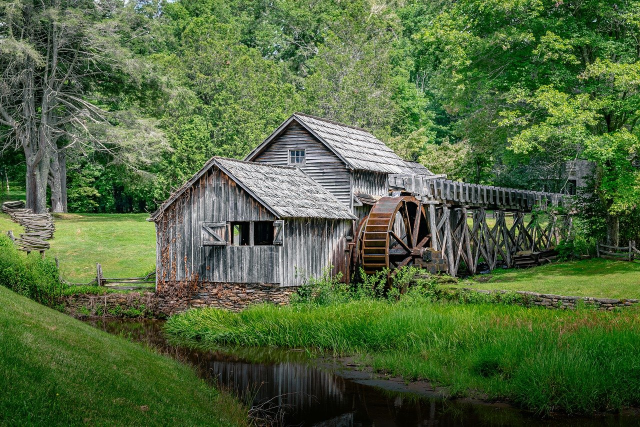
#> input picture test.jpg, 1280 x 853 px (shown at 1/2 size)
$ python change_image.py
#> lines starting #> are read from the running program, lines starting #| are printed output that depends on the picture
### numpy_implementation.py
#!/usr/bin/python3
import cv2
import os
import numpy as np

def grayscale_image(input_file, output_file=None):
	"""
	Changes an image to grayscale by the use of the numpy implementation

	Args:
		input_file (String): name of the file to be changed.
		output_file (String, optional): name of the file to be saved as after applying the filter.

	Returns:
		3d numpy array of the image.
		In addition it saves the newly created image as output_file if it is given.
		If input_file is not found, it warns the the user about it and quits.

	"""
	if(os.path.isfile(input_file)):
		image = cv2.imread(input_file)
		b = image[:, :, 0]
		g = image[:, :, 1]
		r = image[:, :, 2]

		img = ((b* 0.07) + (g* 0.72) + (r * 0.21))

		for y in range(3):
			image[:,:,y] = img

		image = image.astype("uint8")
		if(output_file != None):
			cv2.imwrite(output_file, image)
		return image
	else:
		print("Could not find inputed file: '" + input_file + "'")
		quit()

def sepia_image(input_file, output_file=None):

	"""
	Changes an image to sepia by the use of the numpy implementation

	Args:
		input_file (String): name of the file to be changed.
		output_file (String, optional): name of the file to be saved as after applying the filter.

	Returns:
		3d numpy array of the image.
		In addition it saves the newly created image as output_file if it is given.
		If input_file is not found, it warns the the user about it and quits.

	"""

	if(os.path.isfile(input_file)):
		image = cv2.imread(input_file)
		new_img = np.empty((image.shape[0],image.shape[1],image.shape[2]))

		b = image[:,:,0]
		g = image[:,:,1]
		r = image[:,:,2]

		blue = r * 0.272 + g * 0.534 + b * 0.131
		green = r * 0.349 + g * 0.686 + b * 0.168
		red = r * 0.393 + g * 0.769 + b * 0.189

		new_img[:,:,0] = blue
		new_img[:,:,1] = green
		new_img[:,:,2] = red

		new_img[np.where(new_img>255)] = 255
		new_img = new_img.astype("uint8")
		if(output_file != None):
			cv2.imwrite(output_file, new_img)
		return new_img
	else:
		print("Could not find inputed file: '" + input_file + "'")
		quit()

### change_image.py
#!/usr/bin/python3

import os
import numpy as np
import cv2
from numba import jit
import sys

import python_implementation as pi
import numba_implementation as nbi
import numpy_implementation as npi


def change_image_grayscale(input_file = "test.jpg", output_file = "gray_test.jpg", implementation_type = "numpy", scale_factor = 100):

	"""
	Changes an image to grayscale based on given arguments.

	Args:
		input_file (String): name of the file to be changed.
		output_file (String): name of the file to be saved as after applying the filter.
		implementation_type (String): specifies the implementation type to be used to change the image.
		scale_factor (int): number specifying how much percentage the image is supposed to be resized.

	Returns:
		3d numpy array of the image.
		In addition it saves the newly created image as output_file
	"""

	image = None
	if(implementation_type == "numpy"):
		image = npi.grayscale_image(input_file)
	elif(implementation_type == "numba"):
		image = nbi.grayscale_image(input_file)
	elif(implementation_type == "python"):
		image = pi.grayscale_image(input_file)

	image = image.astype("uint8")
	if(scale_factor != None):
		width = int(image.shape[1] * int(scale_factor) / 100)
		height = int(image.shape[0] * int(scale_factor) / 100)
		new_size = (width, height)
		image = cv2.resize(image, new_size)
	if(output_file):
		cv2.imwrite(output_file, image)
	print("Done.")
	return image

def change_image_sepia(input_file = "test.jpg", output_file = "sepia_test.jpg", implementation_type = "numpy", scale_factor = 100):

	"""
	Changes an image to grayscale based on given arguments.

	Args:
		input_file (String): name of the file to be changed.
		output_file (String): name of the file to be saved as after applying the filter.
		implementation_type (String): specifies the implementation type to be used to change the image.
		scale_factor (int): number specifying how much percentage the image is supposed to be resized.

	Returns:
		3d numpy array of the image.
		In addition it saves the newly created image as output_file
	"""

	image = None
	if(implementation_type == "numpy"):
		image = npi.sepia_image(input_file)
#> in sepia_image, image is the input picture: shape (853, 1280, 3); mean B, G, R 62.1, 102.7, 81.1
#> in sepia_image, `b = image[:,:,0]`:
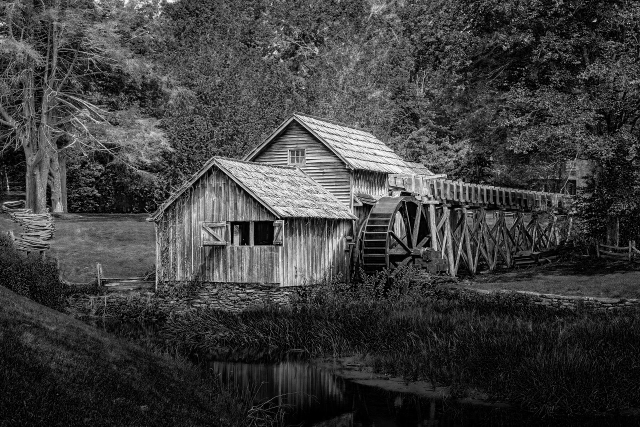
#> b: shape (853, 1280) (shown at 1/2 size); min 0, max 255, mean 62.1
#> in sepia_image, `g = image[:,:,1]`:
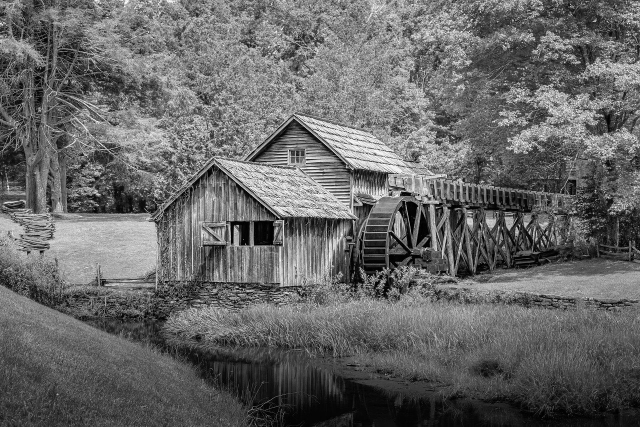
#> g: shape (853, 1280) (shown at 1/2 size); min 0, max 255, mean 102.7
#> in sepia_image, `r = image[:,:,2]`:
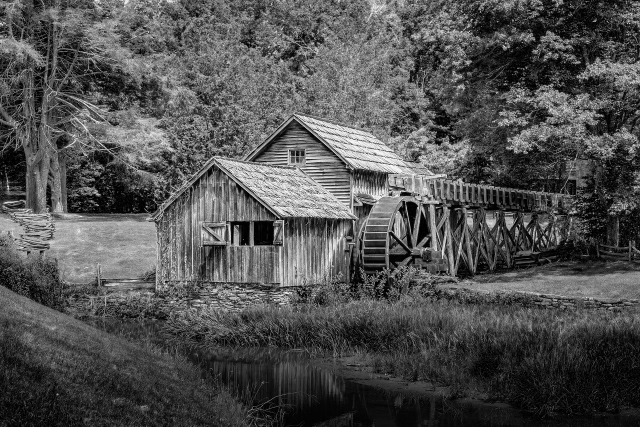
#> r: shape (853, 1280) (shown at 1/2 size); min 0, max 255, mean 81.1
#> in sepia_image, `blue = r * 0.272 + g * 0.534 + b * 0.131`:
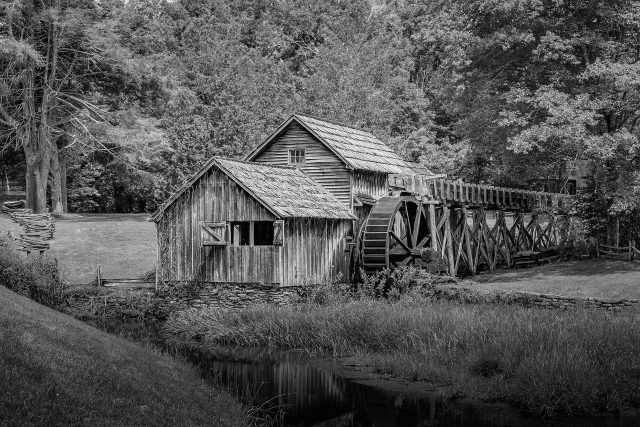
#> blue: shape (853, 1280) float64 (shown at 1/2 size); min 0, max 238.9, mean 85
#> in sepia_image, `new_img[:,:,1] = green`:
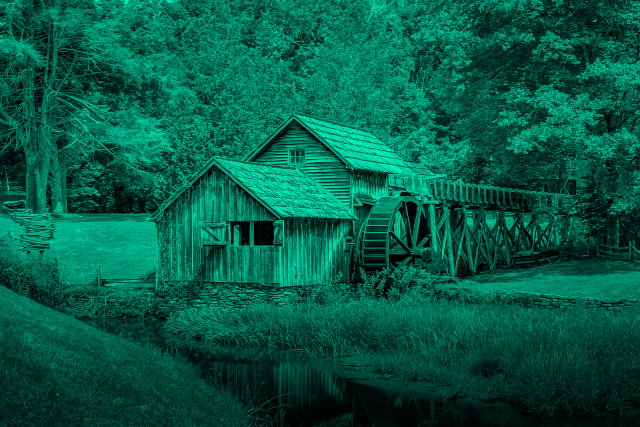
#> new_img: shape (853, 1280, 3) float64 (shown at 1/2 size); mean of channels 0, 1, 2 85, 109.2, 0; drawn with min black and max white
#> in sepia_image, `new_img[:,:,2] = red`:
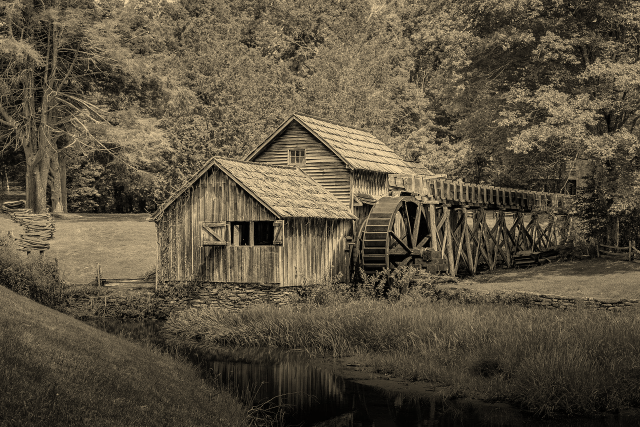
#> new_img: shape (853, 1280, 3) float64 (shown at 1/2 size); mean of channels 0, 1, 2 85, 109.2, 122.6; drawn with min black and max white
#> in sepia_image, `new_img[np.where(new_img>255)] = 255`:
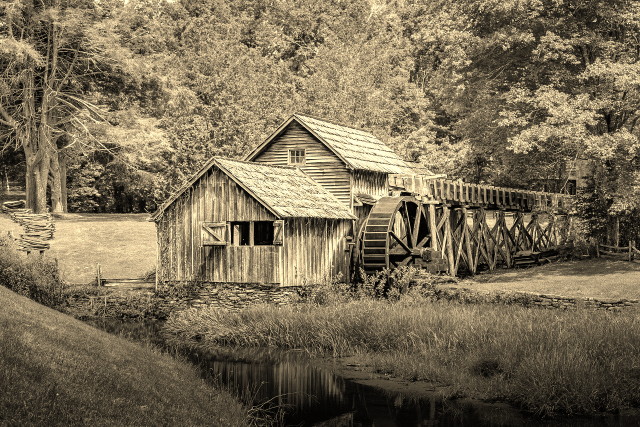
#> new_img: shape (853, 1280, 3) float64 (shown at 1/2 size); mean of channels 0, 1, 2 85, 108.7, 121; drawn as B, G, R
	elif(implementation_type == "numba"):
		image = nbi.sepia_image(input_file)
	elif(implementation_type == "python"):
		image = pi.sepia_image(input_file)
	image = image.astype("uint8")
	if(scale_factor != None):
		width = int(image.shape[1] * int(scale_factor) / 100)
#> width = 1280
		height = int(image.shape[0] * int(scale_factor) / 100)
#> height = 853
		new_size = (width, height)
#> new_size = (1280, 853)
		image = cv2.resize(image, new_size)
	if(output_file):
		cv2.imwrite(output_file, image)
	print("Done.")
	return image


if __name__ == "__main__":

    change_image_sepia()
    change_image_grayscale()
